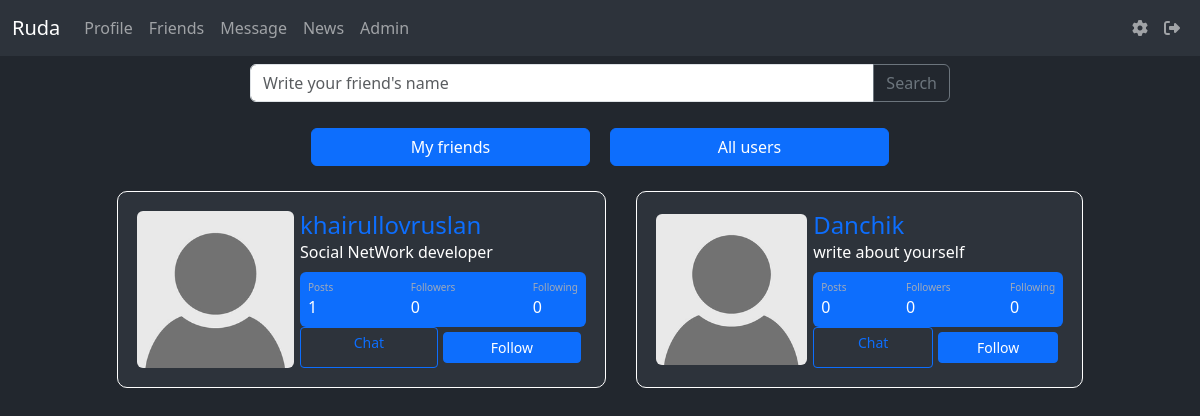
The page /friends (signed in) on the database its author committed.
### data/users.py (models this page shows, shortened)
class User(SqlAlchemyBase, UserMixin):
    __tablename__ = 'users'
    id = sqlalchemy.Column(sqlalchemy.Integer, primary_key=True, autoincrement=True)
    name = sqlalchemy.Column(sqlalchemy.String, unique=True, nullable=True)
    about = sqlalchemy.Column(sqlalchemy.String, nullable=True, default='write about yourself')
    second_email = sqlalchemy.Column(sqlalchemy.String, nullable=True)
    github = sqlalchemy.Column(sqlalchemy.String, nullable=True)
    image = sqlalchemy.Column(sqlalchemy.String, default="default.jpg")
    email = sqlalchemy.Column(sqlalchemy.String, index=True, unique=True, nullable=True)
    followings = sqlalchemy.Column(sqlalchemy.String, nullable=True, default='')
    followers = sqlalchemy.Column(sqlalchemy.String, nullable=True, default='')
    post_count = sqlalchemy.Column(sqlalchemy.Integer, nullable=True, default=0)
    admin_check = sqlalchemy.Column(sqlalchemy.Integer, default=0)
    hashed_password = sqlalchemy.Column(sqlalchemy.String, nullable=True)
    created_date = sqlalchemy.Column(sqlalchemy.DateTime, default=datetime.datetime.now)

### main.py (the view)
@app.route('/friends', methods=['GET', 'POST'])
@login_required
def friends():
    db_sess = db_session.create_session()
    if request.method == 'POST':
        data = request.form
        if 'my_friends' in list(dict(request.form).keys())[0]:
            users = db_sess.query(User).filter(User.id != current_user.id).all()
            return render_template('friends.html', title='Friends', users=users, friend_check='not is none')
        elif 'all_users' in list(dict(request.form).keys())[0]:
            users = db_sess.query(User).filter(User.id != current_user.id).all()
            return render_template('friends.html', title='Friends', users=users, all_users_check='not is none')
        elif 'friends_search' in list(dict(request.form).keys())[0]:
            input_name = data['friends_search']
            users = db_sess.query(User).filter(User.name.like(f"%{input_name}%")).filter(
                User.id != current_user.id).all()
            return render_template('friends.html', title='Friends', users=users)
    else:
        users = db_sess.query(User).filter(User.id != current_user.id).all()
        return render_template('friends.html', title='Friends', users=users)

### data/db_session.py (called while the page is built)
def create_session() -> Session:
    global __factory
    return __factory()

### main.py (called while the page is built)
@login_manager.user_loader
def load_user(user_id):
    db_sess = db_session.create_session()
    return db_sess.query(User).get(user_id)

### templates/friends.html (shortened to what this page needs)
{% extends "base.html" %}
{% block content %}
    <form method="post" enctype="multipart/form-data">
        <div class="input__block" style="margin-left: auto; margin-right: auto; max-width: 700px;">
            <div class="form-group">
                <div class="input-group mb-3">
                    <input type="text" class="form-control" name="friends_search" placeholder="Write your friend's name" aria-label="Write your friend's name" aria-describedby="button-addon2">
                    <button class="btn btn-outline-secondary" type="submit" id="button-addon2">Search</button>
                </div>
            </div>
        </div>
    </form>
    <form method="post" enctype="multipart/form-data">
        <div class="friends_buttons">
            <button class="btn btn-primary" style="width: 25%;" name="my_friends">My friends</button>
            <button class="btn btn-primary" style="width: 25%;" name="all_users">All users</button>
        </div>
    </form>
    {% if current_user.followings.split(', ') == [''] and not users %}
    <div class="friends__error">
        <h1 style="color: white;">Nothing found</h1>
        <a href="/friends">Click here to see all your friends</a>
    </div>
    {% else %}
        {% if  all_users_check %}
            <div class="friends__block">
                {% for user in users %}
                {% set list1 = user.followers.split(', ') %}
                {% set user_id_ = current_user.id | string() %}
                <div class="card_friend p-3" style="background-color: #2d333b; border: 1px solid white; border-radius: 10px;">
                    <div class="object__block">
                        <div class="image"><a href=""><img src="../static/avatars/{{ user.image }}" class="rounded" width="250"></a> </div>
                        <div class="ml-3 w-100">
                            <h4 class="mb-0 mt-0" name="nickname" style="color: white;"> <a href="/profile/{{user.name}}" style="text-decoration: none;">{{user.name}}</a> </h4> <span style="color: white;">{{user.about}}</span>
                            <div class="p-2 mt-2 bg-primary d-flex justify-content-between rounded text-white stats">
                                <div class="d-flex flex-column"> <span class="articles">Posts</span> <span class="number1">{{ user.post_count }}</span> </div>
                                <div class="d-flex flex-column"> <span class="followers">Followers</span> <span id="followers-count-{{user.id}}" class="number2">{{ user.followers|length }}</span> </div>
                                <div class="d-flex flex-column"> <span class="rating">Following</span> <span class="number3">{{ user.followings|length }}</span> </div>
                            </div>
                            <div class="buttons__block">
                                <a type="button" class="btn btn-sm btn-outline-primary w-100" href="/message/{{user.id}}">Chat</a>
                                <button class="btn btn-sm btn-primary w-100 ml-2" id="follow-button-{{user.id}}" onclick="follow({{user.id}})">{% if user_id_ in list1 %} Unfollow {% else %} Follow {% endif %}</button> </div>
                            </div>
                    </div>
                </div>
                {% endfor %}
            </div>
        {% else %}
            <div class="friends__block">
                {% for user in users %}
                {% set list1 = user.followers.split(', ') %}
                {% set user_id_ = current_user.id | string() %}
                <div class="card_friend p-3" style="background-color: #2d333b; border: 1px solid white; border-radius: 10px;">
                    <div class="object__block">
                        <div class="image"><a href=""><img src="../static/avatars/{{ user.image }}" class="rounded" width="250"></a> </div>
                        <div class="ml-3 w-100">
                            <h4 class="mb-0 mt-0" name="nickname" style="color: white;"> <a href="/profile/{{user.name}}" style="text-decoration: none;">{{user.name}}</a> </h4> <span style="color: white;">{{user.about}}</span>
                            <div class="p-2 mt-2 bg-primary d-flex justify-content-between rounded text-white stats">
                                <div class="d-flex flex-column"> <span class="articles">Posts</span> <span class="number1">{{ user.post_count }}</span> </div>
                                <div class="d-flex flex-column"> <span class="followers">Followers</span> <span id="followers-count-{{user.id}}" class="number2">{{ user.followers|length }}</span> </div>
                                <div class="d-flex flex-column"> <span class="rating">Following</span> <span class="number3">{{ user.followings|length }}</span> </div>
                            </div>
                            <div class="buttons__block">
                                <a type="button" class="btn btn-sm btn-outline-primary w-100" href="/message/{{user.id}}">Chat</a>
                                <button class="btn btn-sm btn-primary w-100 ml-2" id="follow-button-{{user.id}}" onclick="follow({{user.id}})">{% if user_id_ in list1 %} Unfollow {% else %} Follow {% endif %}</button> </div>
                            </div>
                    </div>
                </div>
                {% endfor %}
            </div>
        {% endif %}
{% endif %}
{% endblock %}

### static/css/style.css (style rules this page uses)
.friends__block { margin-left: auto; margin-right: auto; display: flex; justify-content: center; flex-wrap: wrap; }
.friends__block > div { margin: 15px; }
.stats { background: #f2f5f8; color: #000 }
.articles { font-size: 10px; color: #a1aab9 }
.number1 { font-weight: 500 }
.followers { font-size: 10px; color: #a1aab9 }
.number2 { font-weight: 500 }
.rating { font-size: 10px; color: #a1aab9 }
.number3 { font-weight: 500 }
.object__block { display: flex; align-items: center; }
.object__block > div { margin: 3px; }
.buttons__block { display: flex; text-align: flex-start; }
.buttons__block > button { margin: 5px; }
img { max-width: 100%; height: auto; }
html body { background-color: #22272e; }
body { min-height: 100vh; overflow-x: hidden }
.friends_buttons { margin-left: auto; margin-right: auto; display: flex; justify-content: center; }
.friends_buttons > button { margin: 10px; }

### rows shown on the page
User: image (placeholder picture), name "khairullovruslan", about "Social NetWork developer", post_count "1", followers|length "0", followings|length "0"
User: image (placeholder picture), name "Danchik", about "write about yourself", post_count "0", followers|length "0", followings|length "0"
